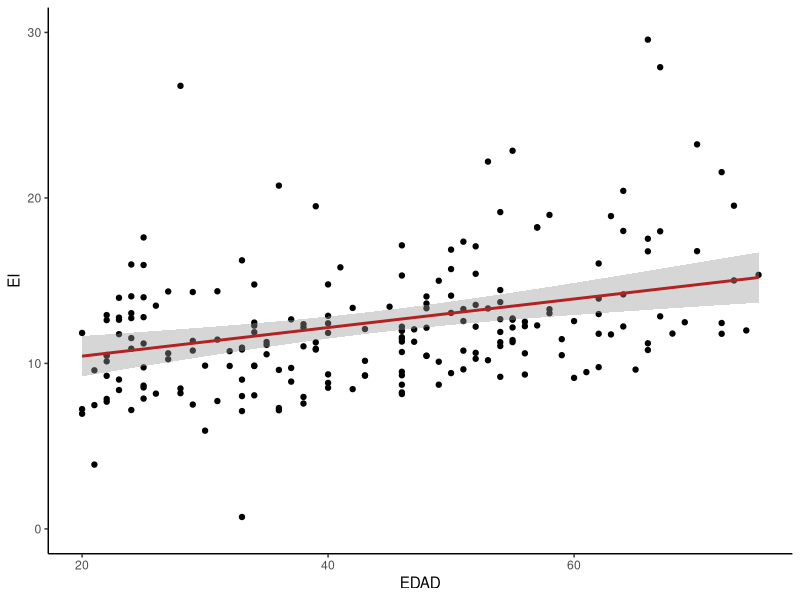
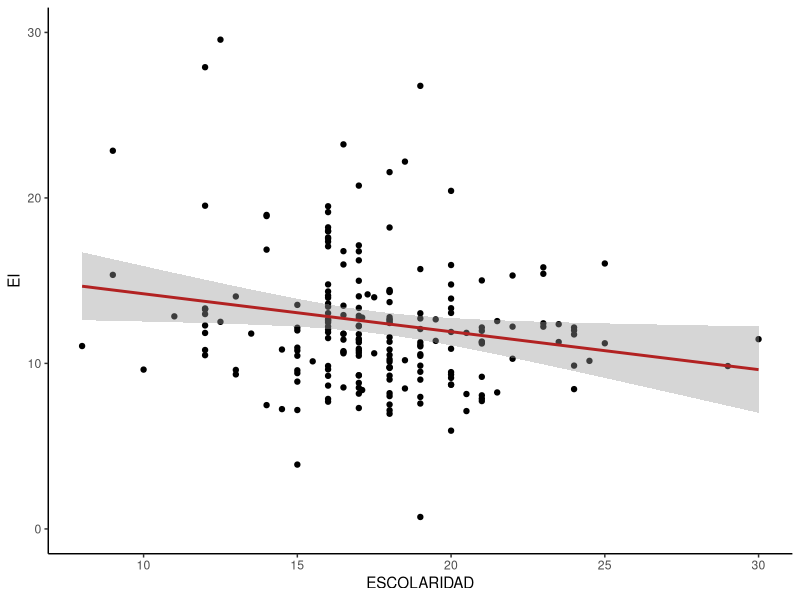
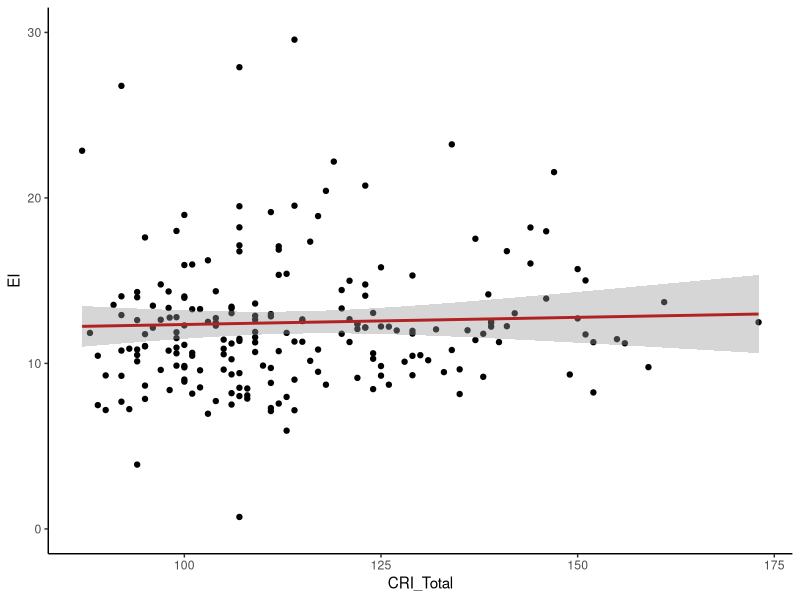
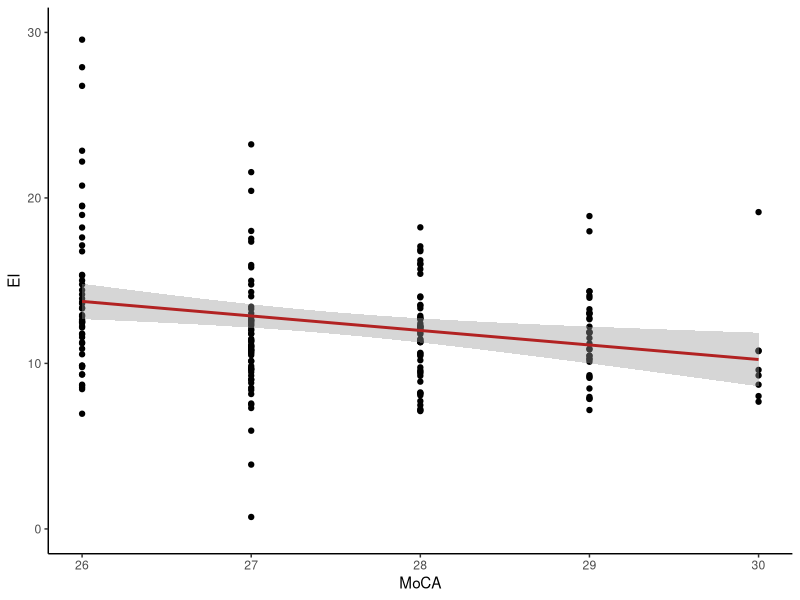

These charts were generated, in order, by the following R code: (Note: this script raises an error after producing the figures.)
library(readxl)
library(rstatix)
library(tidyverse)
library(magrittr)

#### BASE DE DATOS CORRELACIONES ####
data <- read_xlsx("Junto.xlsx",sheet = "Correlaciones")%>%
  gather(cond_tip_est_val, value, -c("ID","DECADA", "SEXO", "EDAD", "MoCA", "ESCOLARIDAD", 
                                     "CRI_Total", "IDARE_R_PUNTAJE", "IDERE_R_PUNTAJE",
                                     "COVID_CAT", "SUEÑO_NOR", "AMP_DUR_ROS", "AMP_DUR_ESC",
                                     "SUP_DUR_ROS", "SUP_DUR_ESC", "AMP_1DU_ROS",
                                     "AMP_1DU_ESC", "SUP_1DU_ROS", "SUP_1DU_ESC")) %>%
  separate(cond_tip_est_val, c("COND","VD","TIPO", "VAL"), sep = "_")

data$DECADA <- as.factor(data$DECADA)
data$SEXO <- as.factor(data$SEXO)
data$VD <- as.factor(data$VD)
data$COND <- as.factor(data$COND)
data$VAL <- as.factor(data$VAL)
data$TIPO <- as.factor(data$TIPO)


#### INDICE DE EFICIENCIA ####
p1 <- filter(data, VD == "EI", COND== "ROS", VAL=="TOT", TIPO=="TG") %>%
  ggplot(aes(x = EDAD, y = value)) +
  geom_point() + 
  labs(x = "EDAD", y = "EI") +  
  geom_smooth(method = "lm", color= "firebrick") +
  coord_cartesian(ylim = c(0, 30)) +
  theme_classic()

p2 <- filter(data, VD == "EI", COND== "ROS", VAL=="TOT", TIPO=="TG") %>%
  ggplot(aes(x = ESCOLARIDAD, y = value)) +
  geom_point() + 
  labs(x = "ESCOLARIDAD", y = "EI") +  
  geom_smooth(method = "lm", color= "firebrick") +
  coord_cartesian(ylim = c(0, 30)) +
  theme_classic()

p3 <- filter(data, VD == "EI", COND== "ROS", VAL=="TOT", TIPO=="TG") %>%
  ggplot(aes(x = CRI_Total, y = value)) +
  geom_point() + 
  labs(x = "CRI_Total", y = "EI") +  
  geom_smooth(method = "lm", color= "firebrick") +
  coord_cartesian(ylim = c(0, 30)) +
  theme_classic()

p4 <- filter(data, VD == "EI", COND== "ROS", VAL=="TOT", TIPO=="TG") %>%
  ggplot(aes(x = MoCA, y = value)) +
  geom_point() + 
  labs(x = "MoCA", y = "EI") +  
  geom_smooth(method = "lm", color= "firebrick") +
  coord_cartesian(ylim = c(0, 30)) +
  theme_classic()


grid.arrange(p1,p2,p3,p4)

p5 <- filter(data, VD == "EI", COND== "ESC", VAL=="TOT", TIPO=="TG") %>%
  ggplot(aes(x = EDAD, y = value)) +
  geom_point() + 
  labs(x = "EDAD", y = "EI") +  
  geom_smooth(method = "lm", color= "firebrick") +
  coord_cartesian(ylim = c(0, 30)) +
  theme_classic()

p8 <- filter(data, VD == "EI", COND== "ESC", VAL=="TOT", TIPO=="TG") %>%
  ggplot(aes(x = MoCA, y = value)) +
  geom_point() + 
  labs(x = "MoCA", y = "EI") +  
  geom_smooth(method = "lm", color= "firebrick") +
  coord_cartesian(ylim = c(0, 30)) +
  theme_classic()

p6 <- filter(data, VD == "EI", COND== "ESC", VAL=="TOT", TIPO=="TG") %>%
  ggplot(aes(x = ESCOLARIDAD, y = value)) +
  geom_point() + 
  labs(x = "ESCOLARIDAD", y = "EI") +  
  geom_smooth(method = "lm", color= "firebrick") +
  coord_cartesian(ylim = c(0, 30)) +
  theme_classic()

p7 <- filter(data, VD == "EI", COND== "ESC", VAL=="TOT", TIPO=="TG") %>%
  ggplot(aes(x = CRI_Total, y = value)) +
  geom_point() + 
  labs(x = "CRI_Total", y = "EI") +  
  geom_smooth(method = "lm", color= "firebrick") +
  coord_cartesian(ylim = c(0, 30)) +
  theme_classic()

grid.arrange(p5,p6,p7,p8)

#### INDICE DE AMPLIFICACION ####
p10 <- filter(data, COND== "AMP", VD == "DUR", VAL=="TOT", TIPO=="ROS") %>%
  ggplot(aes(x = ESCOLARIDAD, y = value)) +
  geom_point() + 
  labs(x = "ESCOLARIDAD", y = "AMPLIFICACION") +  
  geom_smooth(method = "lm", color= "firebrick") +
  theme_classic()

p9 <- filter(data, COND== "AMP", VD == "DUR", VAL=="TOT", TIPO=="ROS") %>%
  ggplot(aes(x = EDAD, y = value)) +
  geom_point() + 
  labs(x = "EDAD", y = "AMPLIFICACION") +  
  geom_smooth(method = "lm", color= "firebrick") +
  theme_classic()

p12 <- filter(data, COND== "AMP", VD == "DUR", VAL=="TOT", TIPO=="ROS") %>%
  ggplot(aes(x = MoCA, y = value)) +
  geom_point() + 
  labs(x = "MoCA", y = "AMPLIFICACION") +  
  geom_smooth(method = "lm", color= "firebrick") +
  theme_classic()

p11 <- filter(data, COND== "AMP", VD == "DUR", VAL=="TOT", TIPO=="ROS") %>%
  ggplot(aes(x = CRI_Total, y = value)) +
  geom_point() + 
  labs(x = "CRI_Total", y = "AMPLIFICACION") +  
  geom_smooth(method = "lm", color= "firebrick") +
  theme_classic()

grid.arrange(p9,p10,p11,p12)

#### INDICES DE SUPRESION ####
p14 <- filter(data, COND== "SUP", VD == "DUR", VAL=="TOT", TIPO=="ROS") %>%
  ggplot(aes(x = ESCOLARIDAD, y = value)) +
  geom_point() + 
  labs(x = "ESCOLARIDAD", y = "SUPRESION") +  
  geom_smooth(method = "lm", color= "firebrick") +
  theme_classic()

p13 <- filter(data, COND== "SUP", VD == "DUR", VAL=="TOT", TIPO=="ROS") %>%
  ggplot(aes(x = EDAD, y = value)) +
  geom_point() + 
  labs(x = "EDAD", y = "SUPRESION") +  
  geom_smooth(method = "lm", color= "firebrick") +
  theme_classic()

p16 <- filter(data, COND== "SUP", VD == "DUR", VAL=="TOT", TIPO=="ROS") %>%
  ggplot(aes(x = MoCA, y = value)) +
  geom_point() + 
  labs(x = "MoCA", y = "SUPRESION") +  
  geom_smooth(method = "lm", color= "firebrick") +
  theme_classic()

p15 <- filter(data, COND== "SUP", VD == "DUR", VAL=="TOT", TIPO=="ROS") %>%
  ggplot(aes(x = CRI_Total, y = value)) +
  geom_point() + 
  labs(x = "CRI_Total", y = "SUPRESION") +  
  geom_smooth(method = "lm", color= "firebrick") +
  theme_classic()  

grid.arrange(p13,p14,p15,p16)

#### D PRIMA ####
p18 <- filter(data, VD == "DPR", COND== "DP", VAL=="TOT", TIPO=="ROSTROS") %>%
  ggplot(aes(x = ESCOLARIDAD, y = value)) +
  geom_point() + 
  labs(x = "ESCOLARIDAD", y = "D PRIMA") +  
  geom_smooth(method = "lm", color= "firebrick") +
  coord_cartesian(ylim = c(1.5, 3.5)) +
  theme_classic()

p17 <- filter(data, VD == "DPR", COND== "DP", VAL=="TOT", TIPO=="ROSTROS") %>%
  ggplot(aes(x = EDAD, y = value)) +
  geom_point() + 
  labs(x = "EDAD", y = "D PRIMA") +  
  geom_smooth(method = "lm", color= "firebrick") +
  coord_cartesian(ylim = c(1.5, 3.5)) +
  theme_classic()

p20 <- filter(data, VD == "DPR", COND== "DP", VAL=="TOT", TIPO=="ROSTROS") %>%
  ggplot(aes(x = MoCA, y = value)) +
  geom_point() + 
  labs(x = "MoCA", y = "D PRIMA") +  
  geom_smooth(method = "lm", color= "firebrick") +
  coord_cartesian(ylim = c(1.5, 3.5)) +
  theme_classic()

p19 <- filter(data, VD == "DPR", COND== "DP", VAL=="TOT", TIPO=="ROSTROS") %>%
  ggplot(aes(x = CRI_Total, y = value)) +
  geom_point() + 
  labs(x = "CRI_Total", y = "D PRIMA") +  
  geom_smooth(method = "lm", color= "firebrick") +
  coord_cartesian(ylim = c(1.5, 3.5)) +
  theme_classic()  

grid.arrange(p17,p18,p19,p20)

p21 <- filter(data, VD == "DPR", COND== "DP", VAL=="TOT", TIPO=="ESCENAS") %>%
  ggplot(aes(x = EDAD, y = value)) +
  geom_point() + 
  labs(x = "EDAD", y = "D PRIMA") +  
  geom_smooth(method = "lm", color= "firebrick") +
  coord_cartesian(ylim = c(1.5, 3.5)) +
  theme_classic()

p22 <- filter(data, VD == "DPR", COND== "DP", VAL=="TOT", TIPO=="ESCENAS") %>%
  ggplot(aes(x = ESCOLARIDAD, y = value)) +
  geom_point() + 
  labs(x = "ESCOLARIDAD", y = "D PRIMA") +  
  geom_smooth(method = "lm", color= "firebrick") +
  coord_cartesian(ylim = c(1.5, 3.5)) +
  theme_classic()

p24 <- filter(data, VD == "DPR", COND== "DP", VAL=="TOT", TIPO=="ESCENAS") %>%
  ggplot(aes(x = MoCA, y = value)) +
  geom_point() + 
  labs(x = "MoCA", y = "D PRIMA") +  
  geom_smooth(method = "lm", color= "firebrick") +
  coord_cartesian(ylim = c(1.5, 3.5)) +
  theme_classic()

p23 <- filter(data, VD == "DPR", COND== "DP", VAL=="TOT", TIPO=="ESCENAS") %>%
  ggplot(aes(x = CRI_Total, y = value)) +
  geom_point() + 
  labs(x = "CRI_Total", y = "D PRIMA") +  
  geom_smooth(method = "lm", color= "firebrick") +
  coord_cartesian(ylim = c(1.5, 3.5)) +
  theme_classic()  

grid.arrange(p21,p22,p23,p24)
